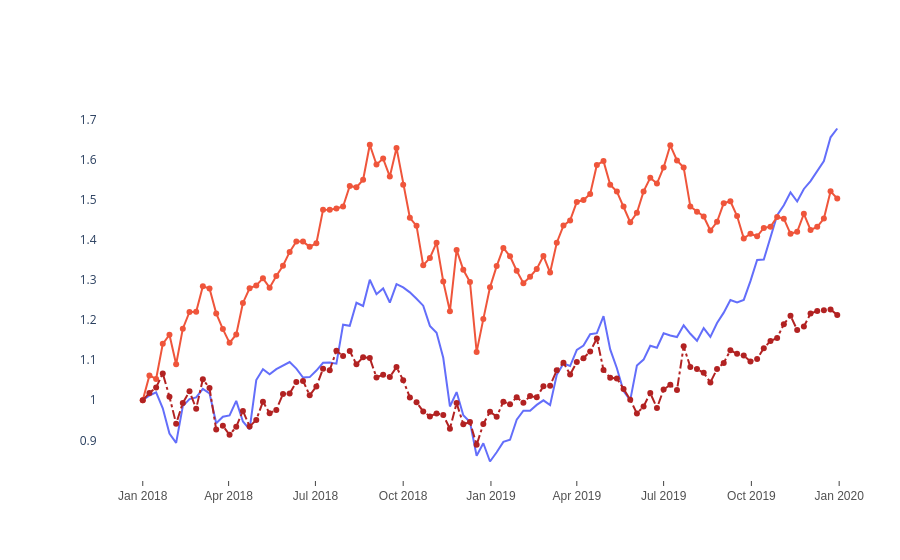

Write notebook code for a chart like this one.
### Code cell
fig = go.Figure()

fig.add_trace(
    go.Scatter(
        x=df_stocks.date, 
        y=df_stocks.AAPL, 
        mode='lines', 
        name='Apple'
    )
)
fig.add_trace(
    go.Scatter(
        x=df_stocks.date, 
        y=df_stocks.AMZN, 
        mode='lines+markers', 
        name='Amazon'
    )
)
# Dashes : dash, dot, dashdot
fig.add_trace(
    go.Scatter(
        x=df_stocks.date, 
        y=df_stocks.GOOG, 
        mode='lines+markers', 
        name='Google',
        line=dict(color='firebrick', width=2, dash='dashdot')
    )
)

fig.update_layout(
    # Shows gray line without grid, styling fonts, linewidths and more
    xaxis=dict(
        showline=False,
        showgrid=True,
        showticklabels=True,
        linecolor='rgb(204, 204, 204)',
        linewidth=2,
        ticks='outside',
        tickfont=dict(
            family='Arial',
            size=12,
            color='rgb(82, 82, 82)',
        ),
    ),
    # Turn off everything on y axis
    yaxis=dict(
        showgrid=True,
        zeroline=True,
        showline=True,
        showticklabels=True,
    ),
    autosize=True,
    margin=dict(
        autoexpand=False,
        l=100,
        r=20,
        t=110,
    ),
    showlegend=True,
    plot_bgcolor='white'
)
